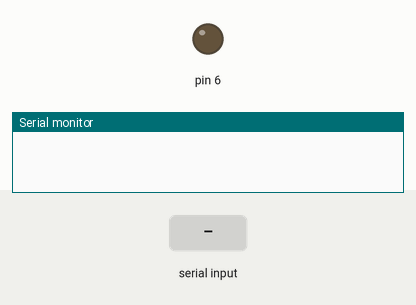
This sketch was run on a simulated Arduino Uno, built with avr-gcc and run on an emulated ATmega328P. On the bench: output pins drawn as LEDs (lit = HIGH), the last lines printed to the serial monitor. The inputs (shaded band) are chosen by the test bench.

Above: at 1.2 s.
1.3 s: "0" received over Serial
At 2.5 s:
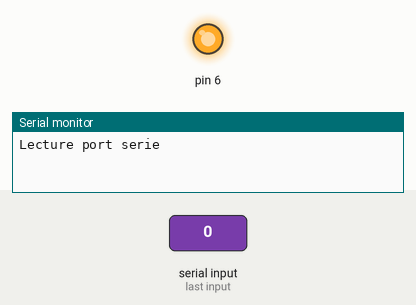
2.8 s: "1" received over Serial
At 3.7 s:
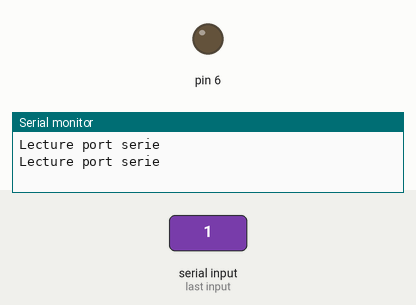
Timing chart, 0 to 5.8 s (numbered marks = the images above; inputs shaded):
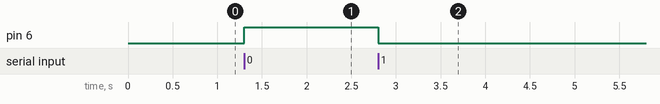

The sketch:

arduino_recept.ino
```cpp
int message = 0;

int r = 0 ;
void setup() {
  Serial.begin(9600);
  pinMode(6, OUTPUT);

}

void loop() {
  if (Serial.available()!=0)
  {
    Serial.println("Lecture port serie");
    r=Serial.read();

    if( r == 48)
    {
      digitalWrite(6,HIGH);
    }
    else
    {
      digitalWrite(6,LOW);
    }
  }
}
```

Measured:
- after the input at 1.3 s, pin 6: LOW → HIGH at once
- after the input at 2.8 s, pin 6: HIGH → LOW at once
